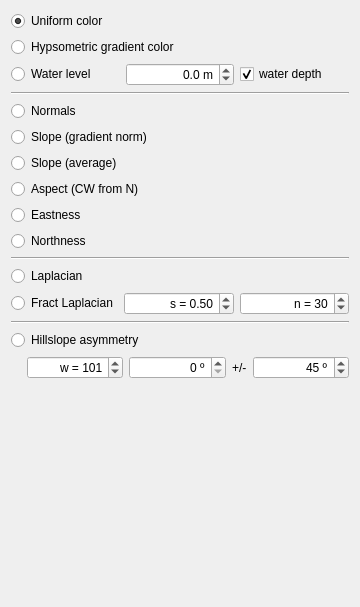
          <widget class="QWidget" name="pageMorhology">
           <property name="geometry">
            <rect>
             <x>0</x>
             <y>0</y>
             <width>360</width>
             <height>607</height>
            </rect>
           </property>
           <attribute name="label">
            <string>Local: elevation, gradient, laplacian</string>
           </attribute>
           <layout class="QVBoxLayout" name="verticalLayout_11">
            <item>
             <widget class="QRadioButton" name="dem_uniform">
              <property name="text">
               <string>Uniform color</string>
              </property>
              <property name="checked">
               <bool>true</bool>
              </property>
             </widget>
            </item>
            <item>
             <widget class="QRadioButton" name="dem_elevation">
              <property name="text">
               <string>Hypsometric gradient color</string>
              </property>
              <property name="checked">
               <bool>false</bool>
              </property>
             </widget>
            </item>
            <item>
             <layout class="QHBoxLayout" name="horizontalLayout_39">
              <item>
               <widget class="QRadioButton" name="dem_waterlevel">
                <property name="text">
                 <string>Water level</string>
                </property>
               </widget>
              </item>
              <item>
               <widget class="QDoubleSpinBox" name="dem_waterlevel_m">
                <property name="alignment">
                 <set>Qt::AlignmentFlag::AlignRight|Qt::AlignmentFlag::AlignTrailing|Qt::AlignmentFlag::AlignVCenter</set>
                </property>
                <property name="suffix">
                 <string> m</string>
                </property>
                <property name="decimals">
                 <number>1</number>
                </property>
                <property name="minimum">
                 <double>-10000.000000000000000</double>
                </property>
                <property name="maximum">
                 <double>10000.000000000000000</double>
                </property>
                <property name="singleStep">
                 <double>5.000000000000000</double>
                </property>
                <property name="value">
                 <double>0.000000000000000</double>
                </property>
               </widget>
              </item>
              <item>
               <widget class="QCheckBox" name="dem_waterlevel_relief">
                <property name="text">
                 <string>water depth</string>
                </property>
                <property name="checked">
                 <bool>true</bool>
                </property>
               </widget>
              </item>
             </layout>
            </item>
            <item>
             <widget class="Line" name="line_18">
              <property name="orientation">
               <enum>Qt::Orientation::Horizontal</enum>
              </property>
             </widget>
            </item>
            <item>
             <widget class="QRadioButton" name="dem_normals">
              <property name="text">
               <string>Normals</string>
              </property>
              <property name="checked">
               <bool>false</bool>
              </property>
             </widget>
            </item>
            <item>
             <widget class="QRadioButton" name="dem_slopeGradient">
              <property name="text">
               <string>Slope (gradient norm)</string>
              </property>
              <property name="checked">
               <bool>false</bool>
              </property>
             </widget>
            </item>
            <item>
             <widget class="QRadioButton" name="dem_slopeAvg">
              <property name="text">
               <string>Slope (average)</string>
              </property>
             </widget>
            </item>
            <item>
             <widget class="QRadioButton" name="dem_aspect">
              <property name="text">
               <string>Aspect (CW from N)</string>
              </property>
             </widget>
            </item>
            <item>
             <widget class="QRadioButton" name="dem_aspect_east">
              <property name="text">
               <string>Eastness</string>
              </property>
             </widget>
            </item>
            <item>
             <widget class="QRadioButton" name="dem_aspect_north">
              <property name="text">
               <string>Northness</string>
              </property>
             </widget>
            </item>
            <item>
             <widget class="Line" name="line_19">
              <property name="orientation">
               <enum>Qt::Orientation::Horizontal</enum>
              </property>
             </widget>
            </item>
            <item>
             <widget class="QRadioButton" name="dem_laplacian">
              <property name="text">
               <string>Laplacian</string>
              </property>
             </widget>
            </item>
            <item>
             <layout class="QHBoxLayout" name="horizontalLayout_5">
              <item>
               <widget class="QRadioButton" name="dem_fractLaplacian">
                <property name="text">
                 <string>Fract Laplacian</string>
                </property>
               </widget>
              </item>
              <item>
               <layout class="QHBoxLayout" name="horizontalLayout_19">
                <item>
                 <widget class="QDoubleSpinBox" name="dem_fractLaplacian_s">
                  <property name="sizePolicy">
                   <sizepolicy hsizetype="Expanding" vsizetype="Fixed">
                    <horstretch>0</horstretch>
                    <verstretch>0</verstretch>
                   </sizepolicy>
                  </property>
                  <property name="alignment">
                   <set>Qt::AlignmentFlag::AlignRight|Qt::AlignmentFlag::AlignTrailing|Qt::AlignmentFlag::AlignVCenter</set>
                  </property>
                  <property name="prefix">
                   <string>s = </string>
                  </property>
                  <property name="maximum">
                   <double>1.000000000000000</double>
                  </property>
                  <property name="singleStep">
                   <double>0.100000000000000</double>
                  </property>
                  <property name="value">
                   <double>0.500000000000000</double>
                  </property>
                 </widget>
                </item>
                <item>
                 <widget class="QSpinBox" name="dem_fractLaplacian_n">
                  <property name="sizePolicy">
                   <sizepolicy hsizetype="Expanding" vsizetype="Fixed">
                    <horstretch>0</horstretch>
                    <verstretch>0</verstretch>
                   </sizepolicy>
                  </property>
                  <property name="alignment">
                   <set>Qt::AlignmentFlag::AlignRight|Qt::AlignmentFlag::AlignTrailing|Qt::AlignmentFlag::AlignVCenter</set>
                  </property>
                  <property name="prefix">
                   <string>n = </string>
                  </property>
                  <property name="maximum">
                   <number>1000</number>
                  </property>
                  <property name="value">
                   <number>30</number>
                  </property>
                 </widget>
                </item>
               </layout>
              </item>
             </layout>
            </item>
            <item>
             <widget class="Line" name="line_20">
              <property name="orientation">
               <enum>Qt::Orientation::Horizontal</enum>
              </property>
             </widget>
            </item>
            <item>
             <widget class="QRadioButton" name="dem_asymmetry">
              <property name="text">
               <string>Hillslope asymmetry</string>
              </property>
             </widget>
            </item>
            <item>
             <layout class="QHBoxLayout" name="horizontalLayout">
              <property name="leftMargin">
               <number>16</number>
              </property>
              <item>
               <widget class="QSpinBox" name="dem_asymmetryW">
                <property name="alignment">
                 <set>Qt::AlignmentFlag::AlignRight|Qt::AlignmentFlag::AlignTrailing|Qt::AlignmentFlag::AlignVCenter</set>
                </property>
                <property name="prefix">
                 <string>w = </string>
                </property>
                <property name="minimum">
                 <number>3</number>
                </property>
                <property name="maximum">
                 <number>1001</number>
                </property>
                <property name="singleStep">
                 <number>2</number>
                </property>
                <property name="value">
                 <number>101</number>
                </property>
               </widget>
              </item>
              <item>
               <widget class="QDoubleSpinBox" name="dem_asymmetryDir">
                <property name="minimumSize">
                 <size>
                  <width>48</width>
                  <height>0</height>
                 </size>
                </property>
                <property name="alignment">
                 <set>Qt::AlignmentFlag::AlignRight|Qt::AlignmentFlag::AlignTrailing|Qt::AlignmentFlag::AlignVCenter</set>
                </property>
                <property name="suffix">
                 <string> º</string>
                </property>
                <property name="decimals">
                 <number>0</number>
                </property>
                <property name="maximum">
                 <double>360.000000000000000</double>
                </property>
                <property name="singleStep">
                 <double>45.000000000000000</double>
                </property>
                <property name="value">
                 <double>0.000000000000000</double>
                </property>
               </widget>
              </item>
              <item>
               <widget class="QLabel" name="label_33">
                <property name="sizePolicy">
                 <sizepolicy hsizetype="Fixed" vsizetype="Preferred">
                  <horstretch>0</horstretch>
                  <verstretch>0</verstretch>
                 </sizepolicy>
                </property>
                <property name="text">
                 <string>+/-</string>
                </property>
               </widget>
              </item>
              <item>
               <widget class="QDoubleSpinBox" name="dem_asymmetryDirTol">
                <property name="alignment">
                 <set>Qt::AlignmentFlag::AlignRight|Qt::AlignmentFlag::AlignTrailing|Qt::AlignmentFlag::AlignVCenter</set>
                </property>
                <property name="suffix">
                 <string> º</string>
                </property>
                <property name="decimals">
                 <number>0</number>
                </property>
                <property name="maximum">
                 <double>360.000000000000000</double>
                </property>
                <property name="singleStep">
                 <double>5.000000000000000</double>
                </property>
                <property name="value">
                 <double>45.000000000000000</double>
                </property>
               </widget>
              </item>
             </layout>
            </item>
            <item>
             <spacer name="verticalSpacer_8">
              <property name="orientation">
               <enum>Qt::Orientation::Vertical</enum>
              </property>
              <property name="sizeHint" stdset="0">
               <size>
                <width>20</width>
                <height>292</height>
               </size>
              </property>
             </spacer>
            </item>
           </layout>
          </widget>
